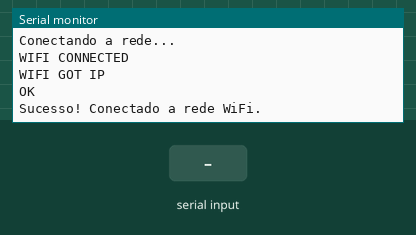
This sketch was run on a simulated Arduino Uno, built with avr-gcc and run on an emulated ATmega328P. On the bench: the last lines printed to the serial monitor. Inputs (shaded band) come from the test bench. The modem accepts every AT command (registered, SIM ready, sends succeed) and sends nothing else.

Above: at 20.2 s.
20.3 s: "1" received over the second serial link
At 21.5 s:
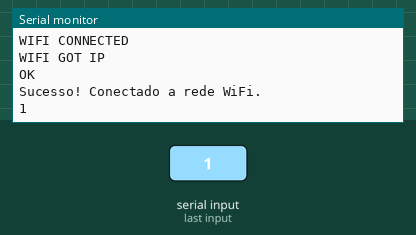
21.8 s: "0" received over the second serial link
At 22.7 s:
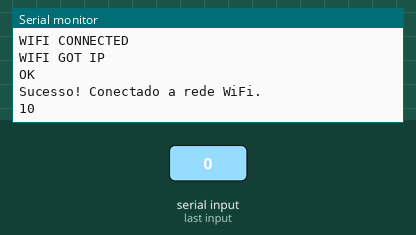

Measured:
- after the input at 20.3 s, the serial monitor: prints a new line at once (image 1)
- after the input at 21.8 s, the serial monitor: prints a new line at once (image 2)

The sketch:

esp8266.ino
```cpp
#include "SoftwareSerial.h"

SoftwareSerial ESP_Serial(2, 3); // RX, TX

String rede = "dbs-note-153";
String senha = "c4nn4b1s";
String resposta = "";

void setup() {
  Serial.begin(9600);
  ESP_Serial.begin(9600);

  Serial.println("Inicializando...");
  delay(1000);

  Serial.println("Chamando atencao do modulo com AT...");
  sendCommand("AT");
  readResponse(5000);

  Serial.println("Mudando o modo com CWMODE=1...");
  sendCommand("AT+CWMODE=1");
  readResponse(1000);

  Serial.println("Conectando a rede...");
  String CWJAP = "AT+CWJAP=\"";
  CWJAP += rede;
  CWJAP += "\",\"";
  CWJAP += senha;
  CWJAP += "\"";
  sendCommand(CWJAP);
  readResponse(10000);

  delay(2000); //espera de seguranca

  if (resposta.indexOf("OK") == -1) { //procura na resposta se houve OK
    Serial.println("Atencao: Nao foi possivel conectar a rede WiFi.");
    Serial.println("Verifique se o nome da rede e senha foram preenchidos corretamente no codigo e tente novamente.");
  } else {
    Serial.println("Sucesso! Conectado a rede WiFi.");
  }
}

void loop() {
  if (ESP_Serial.available()) {
    Serial.write(ESP_Serial.read());
  }
  if (Serial.available()) {
    ESP_Serial.write(Serial.read());
  }
}

void sendCommand(String cmd) {
  ESP_Serial.println(cmd);
}

void readResponse(unsigned int timeout) {
  unsigned long timeIn = millis(); //momento que entramos nessa funcao é salvo
  resposta = "";
  //cada comando AT tem um tempo de resposta diferente...
  while (timeIn + timeout > millis()) {
    if (ESP_Serial.available()) {
      char c = ESP_Serial.read();
      resposta += c;
    }
  }
  Serial.println(resposta);
}
```
